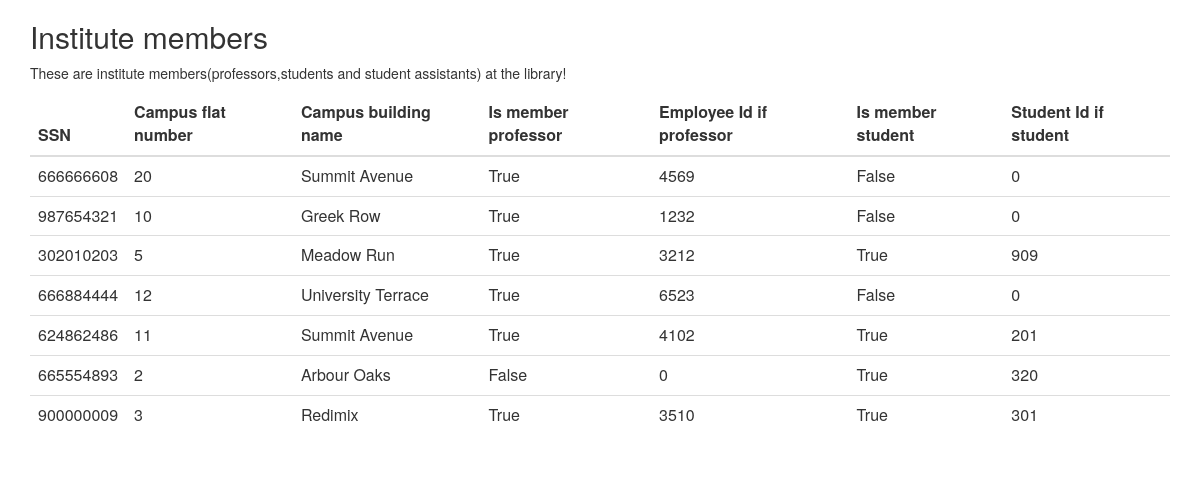
The app's page /db/Institute_members.php with its own data.
### tables this page shows
CREATE TABLE `Institute_members` (
  `SSN` int(11) NOT NULL,
  `Campus_flat_no` int(11) DEFAULT NULL,
  `Campus_bldg_name` varchar(50) DEFAULT NULL,
  `Is_Proff` varchar(5) DEFAULT NULL,
  `EID` int(11) DEFAULT NULL,
  `Is_Student` varchar(5) DEFAULT NULL,
  `Sid` int(11) DEFAULT NULL
);

### db/Institute_members.php (the view, shortened to what this page needs)
<?php
require("./database.php");
?>
<html lang="en">
<head>
  <link rel="stylesheet" href="https://maxcdn.bootstrapcdn.com/bootstrap/3.4.1/css/bootstrap.min.css">
</head>
<body>
<div class="container">
  <h2>Institute members</h2>
  <p>These are institute members(professors,students and student assistants) at the library!</p>
  <div class="table-responsive">
  <table class="table table-hover">
    <thead>
      <tr>
        <th>SSN</th>
        <th>Campus flat number</th>
        <th>Campus building name</th>
        <th>Is member professor</th>
        <th>Employee Id if professor</th>
        <th>Is member student</th>
        <th>Student Id if student</th>
      </tr>
    </thead>
    <tbody>
        <?php
        $sql = "SELECT * FROM Institute_members";
        $result = $conn->query($sql);
        if ($result->num_rows > 0) {
            while($row = $result->fetch_assoc()) {
                echo'<tr>
                        <td>'.$row['SSN'].'</td>
                        <td>'.$row['Campus_flat_no'].'</td>
                        <td>'.$row['Campus_bldg_name'].'</td>
                        <td>'.$row['Is_Proff'].'</td>
                        <td>'.$row['EID'].'</td>
                        <td>'.$row['Is_Student'].'</td>
                        <td>'.$row['Sid'].'</td>
                    </tr>';
                    }
        }
        else {
            echo "<tr colspan = '7'><td>No Books To Display</td><tr>";
        }
        ?>
    </tbody>
  </table>
</div>
</div>
</body>
</html>

### records on screen
institute_members: SSN "666666608", Campus_flat_no "20", Campus_bldg_name "Summit Avenue", Is_Proff "True", EID "4569", Is_Student "False", Sid "0"
institute_members: SSN "987654321", Campus_flat_no "10", Campus_bldg_name "Greek Row", Is_Proff "True", EID "1232", Is_Student "False", Sid "0"
institute_members: SSN "302010203", Campus_flat_no "5", Campus_bldg_name "Meadow Run", Is_Proff "True", EID "3212", Is_Student "True", Sid "909"
institute_members: SSN "666884444", Campus_flat_no "12", Campus_bldg_name "University Terrace", Is_Proff "True", EID "6523", Is_Student "False", Sid "0"
institute_members: SSN "624862486", Campus_flat_no "11", Campus_bldg_name "Summit Avenue", Is_Proff "True", EID "4102", Is_Student "True", Sid "201"
institute_members: SSN "665554893", Campus_flat_no "2", Campus_bldg_name "Arbour Oaks", Is_Proff "False", EID "0", Is_Student "True", Sid "320"
institute_members: SSN "900000009", Campus_flat_no "3", Campus_bldg_name "Redimix", Is_Proff "True", EID "3510", Is_Student "True", Sid "301"
